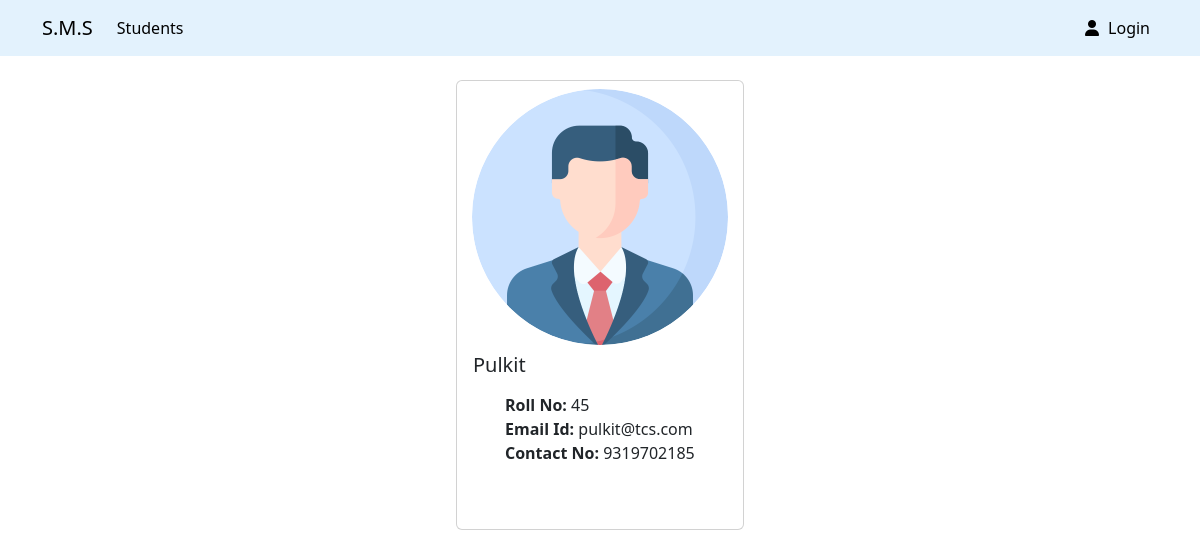
Screenshot of /profile.php?id=3 with the database file from the repository.
### tables this page shows
CREATE TABLE `students` (
  `id` int NOT NULL AUTO_INCREMENT,
  `name` varchar(128) DEFAULT NULL,
  `roll_no` int DEFAULT NULL,
  `phone_number` text,
  `email` text,
  `username` text,
  `password` text,
  `img` text,
  PRIMARY KEY (`id`)
);

### includes/student.php (called while the page is built, shortened)
<?php
function getStudent_result($conn, $columnName, $columnValue)
{
    $query = "SELECT * FROM students WHERE $columnName = ?";
    $input_type = is_numeric($columnValue) ? "i" : "s";
    $stmt = mysqli_prepare($conn, $query);
    mysqli_stmt_bind_param($stmt, $input_type, $columnValue);
    if (mysqli_stmt_execute($stmt)) {
        $result = mysqli_stmt_get_result($stmt);
        return $result;
    }
    return false;
}

### profile.php (the view, shortened to what this page needs)
<?php
require "includes/database.php";
require "includes/student.php";
require "includes/getProfilePic.php";
$conn = getDB();
if ($_SERVER["REQUEST_METHOD"] == "GET") {
    $id = $_GET['id'];
    $student = mysqli_fetch_assoc(getStudent_result($conn, "id", $id));
    $name = ucfirst($student["name"]);
    $roll_no = $student["roll_no"];
    $phone_number = $student["phone_number"];
    $email = $student["email"];
}
?>
<?php require "includes/header.php" ?>
<div class="card mx-auto mt-4" style="width: 18rem; padding-bottom: 2rem">
    <div class="profile-pic-con">
        <img src="<?php echo get_pic($_GET["id"], $conn) ?>" class="card-img-top mx-auto mt-2 profile-pic" alt="..." style="width: 16rem;">
    </div>
    <div class="card-body position-relative">
        <h5 class="card-title"><?php echo $name ?></h5>
        <p class="card-text">
        <ul>
            <li><strong>Roll No: </strong><?php echo $roll_no ?></li>
            <li><strong>Email Id: </strong><?php echo $email ?></li>
            <li><strong>Contact No: </strong><?php echo $phone_number ?></li>
        </ul>
        </p>
    </div>
</div>
<?php require "includes/footer.php" ?>

### styles/style.css (style rules this page uses)
li { list-style-type: none; }
.profile-pic-con { width: 16rem; height: 16rem; margin: auto; }
.profile-pic { display: block; width: 100%; height: 100%; border-radius: 100%; }

### rows the page displays
students: name "Pulkit", roll_no "45", email "pulkit@tcs.com", phone_number "9319702185"
